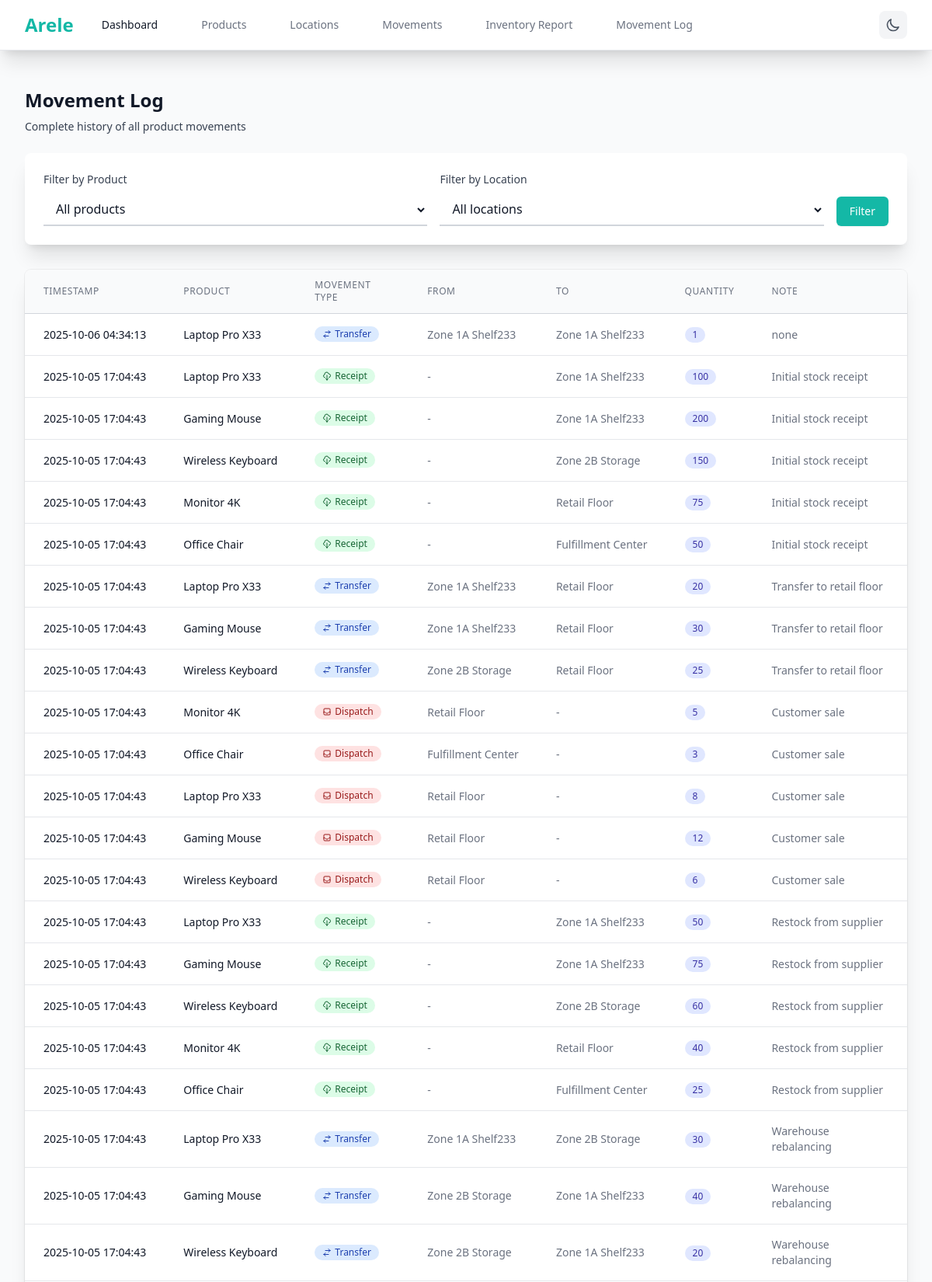
The app's page /log (upper part) with its own data.
### app.py (models this page shows)
class ProductMovement(db.Model):
    __tablename__ = 'product_movements'
    id = db.Column(db.String(36), primary_key=True, default=lambda: str(uuid.uuid4()))
    timestamp = db.Column(db.DateTime, nullable=False, default=datetime.utcnow)
    product_id = db.Column(db.String(36), db.ForeignKey('products.id'), nullable=False)
    from_location_id = db.Column(db.String(36), db.ForeignKey('locations.id'), nullable=True)
    to_location_id = db.Column(db.String(36), db.ForeignKey('locations.id'), nullable=True)
    qty = db.Column(db.Integer, nullable=False)
    note = db.Column(db.Text, nullable=True)
    user_id = db.Column(db.String(50), nullable=False, default='SYSTEM_ADMIN')
    product = db.relationship('Product', backref='movements')
    from_location = db.relationship('Location', foreign_keys=[from_location_id], backref='outgoing_movements')
    to_location = db.relationship('Location', foreign_keys=[to_location_id], backref='incoming_movements')

class Product(db.Model):
    __tablename__ = 'products'
    id = db.Column(db.String(36), primary_key=True, default=lambda: str(uuid.uuid4()))
    name = db.Column(db.String(100), nullable=False, unique=True)
    sku = db.Column(db.String(50), nullable=False, unique=True)
    description = db.Column(db.Text, nullable=True)
    unit_of_measure = db.Column(db.String(20), nullable=False, default='unit')

class Location(db.Model):
    __tablename__ = 'locations'
    id = db.Column(db.String(36), primary_key=True, default=lambda: str(uuid.uuid4()))
    name = db.Column(db.String(100), nullable=False, unique=True)
    address = db.Column(db.Text, nullable=True)
    type = db.Column(db.String(50), nullable=False, default='Warehouse')

### app.py (the view)
@app.route('/log')
def movement_log():
    product_id = request.args.get('product_id')
    location_id = request.args.get('location_id')
    movements = get_movement_log(product_id, location_id)
    products = Product.query.all()
    locations = Location.query.all()
    return render_template('log.html', movements=movements, products=products, locations=locations,
                           selected_product_id=product_id, selected_location_id=location_id)

### app.py (called while the page is built, shortened)
def get_movement_log(product_id=None, location_id=None):
    FromLocation = aliased(Location)
    ToLocation = aliased(Location)
    query = db.session.query(
        ProductMovement,
        Product,
        FromLocation,
        ToLocation
    ).outerjoin(
        Product, ProductMovement.product_id == Product.id
    ).outerjoin(
        FromLocation, ProductMovement.from_location_id == FromLocation.id
    ).outerjoin(
        ToLocation, ProductMovement.to_location_id == ToLocation.id
    )
    if product_id:
        query = query.filter(ProductMovement.product_id == product_id)
    return query.order_by(ProductMovement.timestamp.desc()).all()

### templates/log.html (shortened to what this page needs)
{% extends "layout.html" %}
{% block content %}
<div class="px-4 py-6 sm:px-0">
    <div class="sm:flex sm:items-center">
        <div class="sm:flex-auto">
            <h1 class="text-2xl font-bold text-gray-900 dark:text-white">Movement Log</h1>
            <p class="mt-2 text-sm text-gray-700 dark:text-gray-300">Complete history of all product movements</p>
        </div>
    </div>
    <div class="mt-6 bg-white dark:bg-gray-800 shadow-xl rounded-lg p-6">
        <form method="GET" class="flex flex-wrap gap-4 items-end">
            <div class="flex-1 min-w-48">
                <label for="product_id" class="block text-sm font-medium text-gray-700 dark:text-gray-300 mb-2">Filter by Product</label>
                <select name="product_id" id="product_id" class="block w-full px-3 py-2 border-b-2 border-gray-300 dark:border-gray-600 bg-transparent text-gray-900 dark:text-white focus:border-primary dark:focus:border-teal-400 focus:outline-none transition-colors duration-200">
                    <option value="">All products</option>
                </select>
            </div>
            <div class="flex-1 min-w-48">
                <label for="location_id" class="block text-sm font-medium text-gray-700 dark:text-gray-300 mb-2">Filter by Location</label>
                <select name="location_id" id="location_id" class="block w-full px-3 py-2 border-b-2 border-gray-300 dark:border-gray-600 bg-transparent text-gray-900 dark:text-white focus:border-primary dark:focus:border-teal-400 focus:outline-none transition-colors duration-200">
                    <option value="">All locations</option>
                </select>
            </div>
            <div>
                <button type="submit" class="inline-flex items-center px-4 py-2 border border-transparent rounded-md shadow-sm text-sm font-medium text-white bg-primary hover:bg-teal-600 focus:outline-none focus:ring-2 focus:ring-offset-2 focus:ring-primary dark:focus:ring-offset-gray-800 transition-colors duration-200">
                    Filter
                </button>
            </div>
        </form>
    </div>
    <div class="mt-8 flex flex-col">
        <div class="-my-2 -mx-4 overflow-x-auto sm:-mx-6 lg:-mx-8">
            <div class="inline-block min-w-full py-2 align-middle md:px-6 lg:px-8">
                <div class="overflow-hidden shadow-xl ring-1 ring-black ring-opacity-5 md:rounded-lg">
                    <table class="min-w-full divide-y divide-gray-300 dark:divide-gray-600">
                        <thead class="bg-gray-50 dark:bg-gray-700">
                            <tr>
                                <th scope="col" class="px-6 py-3 text-left text-xs font-medium text-gray-500 dark:text-gray-300 uppercase tracking-wider">Timestamp</th>
                                <th scope="col" class="px-6 py-3 text-left text-xs font-medium text-gray-500 dark:text-gray-300 uppercase tracking-wider">Product</th>
                                <th scope="col" class="px-6 py-3 text-left text-xs font-medium text-gray-500 dark:text-gray-300 uppercase tracking-wider">Movement Type</th>
                                <th scope="col" class="px-6 py-3 text-left text-xs font-medium text-gray-500 dark:text-gray-300 uppercase tracking-wider">From</th>
                                <th scope="col" class="px-6 py-3 text-left text-xs font-medium text-gray-500 dark:text-gray-300 uppercase tracking-wider">To</th>
                                <th scope="col" class="px-6 py-3 text-left text-xs font-medium text-gray-500 dark:text-gray-300 uppercase tracking-wider">Quantity</th>
                                <th scope="col" class="px-6 py-3 text-left text-xs font-medium text-gray-500 dark:text-gray-300 uppercase tracking-wider">Note</th>
                            </tr>
                        </thead>
                        <tbody class="bg-white dark:bg-gray-800 divide-y divide-gray-200 dark:divide-gray-600">
                            {% for movement, product, from_location, to_location in movements %}
                            <tr class="hover:bg-gray-50 dark:hover:bg-gray-700 transition-colors duration-200">
                                <td class="px-6 py-4 whitespace-nowrap text-sm text-gray-900 dark:text-white">
                                    {{ movement.timestamp.strftime('%Y-%m-%d %H:%M:%S') }}
                                </td>
                                <td class="px-6 py-4 whitespace-nowrap text-sm font-medium text-gray-900 dark:text-white">
                                    {{ product.name if product else 'Unknown' }}
                                </td>
                                <td class="px-6 py-4 whitespace-nowrap text-sm">
                                    {% if not from_location and to_location %}
                                        <span class="inline-flex items-center px-2.5 py-0.5 rounded-full text-xs font-medium bg-green-100 text-green-800 dark:bg-green-900 dark:text-green-200">
                                            <svg class="w-3 h-3 mr-1" fill="none" stroke="currentColor" viewBox="0 0 24 24">
                                                <path stroke-linecap="round" stroke-linejoin="round" stroke-width="2" d="M7 16a4 4 0 01-.88-7.903A5 5 0 1115.9 6L16 6a5 5 0 011 9.9M9 19l3 3m0 0l3-3m-3 3V10"></path>
                                            </svg>
                                            Receipt
                                        </span>
                                    {% elif from_location and not to_location %}
                                        <span class="inline-flex items-center px-2.5 py-0.5 rounded-full text-xs font-medium bg-red-100 text-red-800 dark:bg-red-900 dark:text-red-200">
                                            Dispatch
                                        </span>
                                    {% else %}
                                        <span class="inline-flex items-center px-2.5 py-0.5 rounded-full text-xs font-medium bg-blue-100 text-blue-800 dark:bg-blue-900 dark:text-blue-200">
                                            <svg class="w-3 h-3 mr-1" fill="none" stroke="currentColor" viewBox="0 0 24 24">
                                                <path stroke-linecap="round" stroke-linejoin="round" stroke-width="2" d="M8 7h12m0 0l-4-4m4 4l-4 4m0 6H4m0 0l4 4m-4-4l4-4"></path>
                                            </svg>
                                            Transfer
                                        </span>
                                    {% endif %}
                                </td>
                                <td class="px-6 py-4 whitespace-nowrap text-sm text-gray-500 dark:text-gray-300">
                                    {{ from_location.name if from_location else '-' }}
                                </td>
                                <td class="px-6 py-4 whitespace-nowrap text-sm text-gray-500 dark:text-gray-300">
                                    {{ to_location.name if to_location else '-' }}
                                </td>
                                <td class="px-6 py-4 whitespace-nowrap text-sm text-gray-900 dark:text-white">
                                    <span class="inline-flex items-center px-2.5 py-0.5 rounded-full text-xs font-medium bg-indigo-100 text-indigo-800 dark:bg-indigo-900 dark:text-indigo-200">
                                        {{ movement.qty }}
                                    </span>
                                </td>
                                <td class="px-6 py-4 text-sm text-gray-500 dark:text-gray-300">
                                    {{ movement.note or '-' }}
                                </td>
                            </tr>
                            {% endfor %}
                        </tbody>
                    </table>
                </div>
            </div>
        </div>
    </div>
</div>
{% endblock %}

### records on screen
ProductMovement: timestamp "2025-10-06 04:34:13", name "Laptop Pro X33", shows "Transfer", name "Zone 1A Shelf233", qty "1", note "none"
ProductMovement: timestamp "2025-10-05 17:04:43", name "Laptop Pro X33", shows "Receipt", name "-", name "Zone 1A Shelf233", qty "100", note "Initial stock receipt"
ProductMovement: timestamp "2025-10-05 17:04:43", name "Gaming Mouse", shows "Receipt", name "-", name "Zone 1A Shelf233", qty "200", note "Initial stock receipt"
ProductMovement: timestamp "2025-10-05 17:04:43", name "Wireless Keyboard", shows "Receipt", name "-", name "Zone 2B Storage", qty "150", note "Initial stock receipt"
ProductMovement: timestamp "2025-10-05 17:04:43", name "Monitor 4K", shows "Receipt", name "-", name "Retail Floor", qty "75", note "Initial stock receipt"
ProductMovement: timestamp "2025-10-05 17:04:43", name "Office Chair", shows "Receipt", name "-", name "Fulfillment Center", qty "50", note "Initial stock receipt"
ProductMovement: timestamp "2025-10-05 17:04:43", name "Laptop Pro X33", shows "Transfer", name "Zone 1A Shelf233", name "Retail Floor", qty "20", note "Transfer to retail floor"
ProductMovement: timestamp "2025-10-05 17:04:43", name "Gaming Mouse", shows "Transfer", name "Zone 1A Shelf233", name "Retail Floor", qty "30", note "Transfer to retail floor"
ProductMovement: timestamp "2025-10-05 17:04:43", name "Wireless Keyboard", shows "Transfer", name "Zone 2B Storage", name "Retail Floor", qty "25", note "Transfer to retail floor"
ProductMovement: timestamp "2025-10-05 17:04:43", name "Monitor 4K", shows "Dispatch", name "Retail Floor", name "-", qty "5", note "Customer sale"
ProductMovement: timestamp "2025-10-05 17:04:43", name "Office Chair", shows "Dispatch", name "Fulfillment Center", name "-", qty "3", note "Customer sale"
ProductMovement: timestamp "2025-10-05 17:04:43", name "Laptop Pro X33", shows "Dispatch", name "Retail Floor", name "-", qty "8", note "Customer sale"
ProductMovement: timestamp "2025-10-05 17:04:43", name "Gaming Mouse", shows "Dispatch", name "Retail Floor", name "-", qty "12", note "Customer sale"
ProductMovement: timestamp "2025-10-05 17:04:43", name "Wireless Keyboard", shows "Dispatch", name "Retail Floor", name "-", qty "6", note "Customer sale"
ProductMovement: timestamp "2025-10-05 17:04:43", name "Laptop Pro X33", shows "Receipt", name "-", name "Zone 1A Shelf233", qty "50", note "Restock from supplier"
ProductMovement: timestamp "2025-10-05 17:04:43", name "Gaming Mouse", shows "Receipt", name "-", name "Zone 1A Shelf233", qty "75", note "Restock from supplier"
ProductMovement: timestamp "2025-10-05 17:04:43", name "Wireless Keyboard", shows "Receipt", name "-", name "Zone 2B Storage", qty "60", note "Restock from supplier"
ProductMovement: timestamp "2025-10-05 17:04:43", name "Monitor 4K", shows "Receipt", name "-", name "Retail Floor", qty "40", note "Restock from supplier"
ProductMovement: timestamp "2025-10-05 17:04:43", name "Office Chair", shows "Receipt", name "-", name "Fulfillment Center", qty "25", note "Restock from supplier"
ProductMovement: timestamp "2025-10-05 17:04:43", name "Laptop Pro X33", shows "Transfer", name "Zone 1A Shelf233", name "Zone 2B Storage", qty "30", note "Warehouse rebalancing"
ProductMovement: timestamp "2025-10-05 17:04:43", name "Gaming Mouse", shows "Transfer", name "Zone 2B Storage", name "Zone 1A Shelf233", qty "40", note "Warehouse rebalancing"
ProductMovement: timestamp "2025-10-05 17:04:43", name "Wireless Keyboard", shows "Transfer", name "Zone 2B Storage", name "Zone 1A Shelf233", qty "20", note "Warehouse rebalancing"
